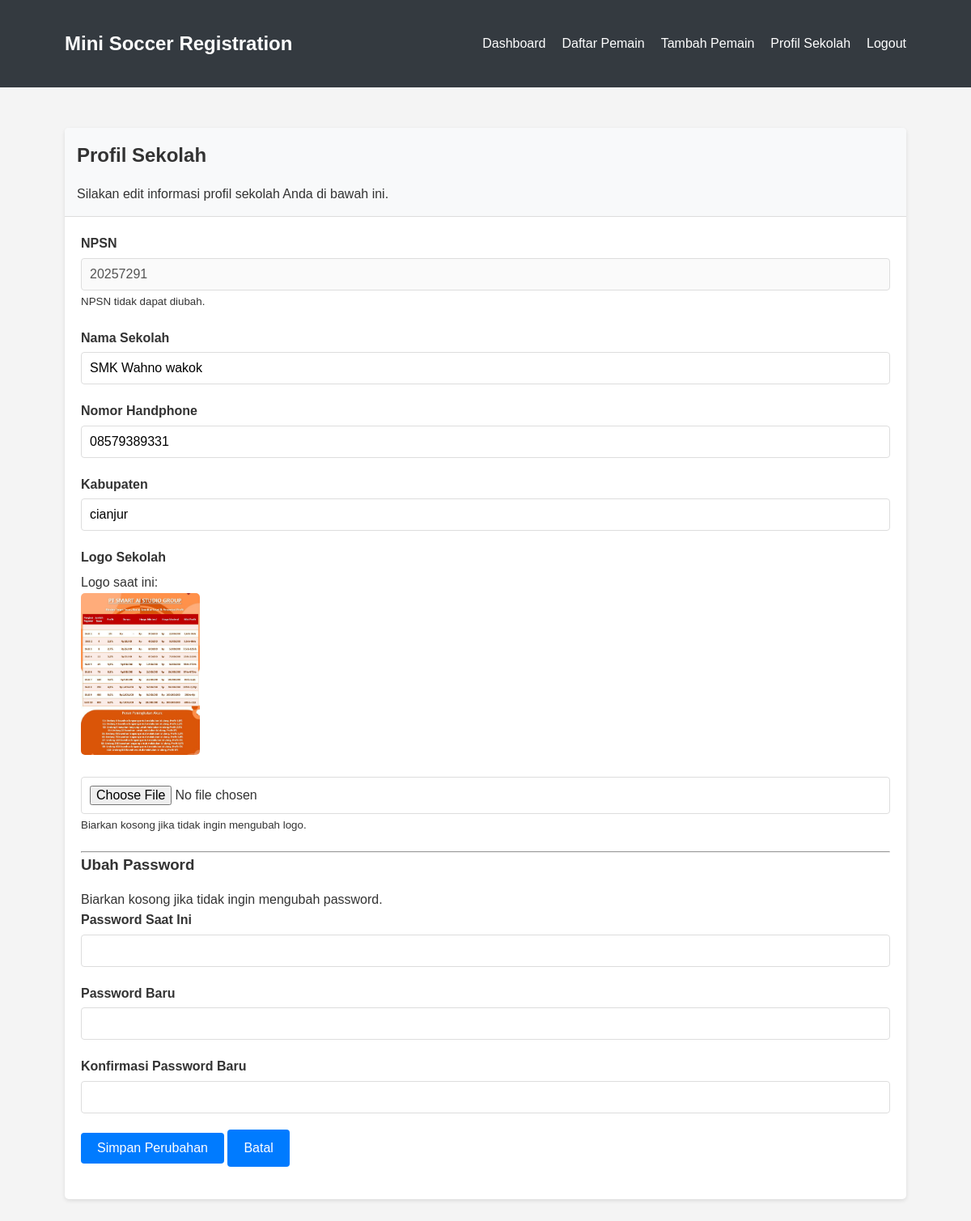
The page /profile.php (signed in) on the database its author committed.
### tables this page shows
CREATE TABLE `schools` (
  `id` int(11) NOT NULL,
  `nama_sekolah` varchar(255) NOT NULL,
  `npsn` varchar(50) NOT NULL,
  `password` varchar(255) NOT NULL,
  `nomor_hp` varchar(20) NOT NULL,
  `kabupaten` varchar(100) NOT NULL,
  `logo_path` varchar(255) DEFAULT NULL,
  `status` enum('pending','approved','rejected') DEFAULT 'pending',
  `created_at` timestamp NOT NULL DEFAULT current_timestamp(),
  `updated_at` timestamp NOT NULL DEFAULT current_timestamp() ON UPDATE current_timestamp()
);

### profile.php (the view, shortened to what this page needs)
<?php
require_once "includes/config.php";
$nama_sekolah = $nomor_hp = $kabupaten = $current_password = $new_password = $confirm_password = "";
$nama_sekolah_err = $nomor_hp_err = $kabupaten_err = $current_password_err = $new_password_err = $confirm_password_err = $logo_err = "";
$school_id = $_SESSION["id"];
$sql = "SELECT * FROM schools WHERE id = ?";
if($stmt = mysqli_prepare($conn, $sql)){
    mysqli_stmt_bind_param($stmt, "i", $school_id);
    if(mysqli_stmt_execute($stmt)){
        $result = mysqli_stmt_get_result($stmt);
        if(mysqli_num_rows($result) == 1){
            $school = mysqli_fetch_array($result, MYSQLI_ASSOC);
            $nama_sekolah = $school['nama_sekolah'];
            $nomor_hp = $school['nomor_hp'];
            $kabupaten = $school['kabupaten'];
            $logo_path = $school['logo_path'];
        } else{
            header("location: logout.php");
            exit;
        }
    } else{
        echo "Oops! Terjadi kesalahan. Silakan coba lagi nanti.";
    }
}
?>
<!DOCTYPE html>
<html lang="id">
<head>
    <link rel="stylesheet" href="css/style.css">
</head>
<body>
    <div class="navbar">
        <div class="container">
            <a href="dashboard.php" class="navbar-brand">Mini Soccer Registration</a>
            <ul class="navbar-nav">
                <li><a href="dashboard.php">Dashboard</a></li>
                <li><a href="players.php">Daftar Pemain</a></li>
                <li><a href="add_player.php">Tambah Pemain</a></li>
                <li><a href="profile.php">Profil Sekolah</a></li>
                <li><a href="logout.php">Logout</a></li>
            </ul>
        </div>
    </div>
    <div class="container">
        <div class="card">
            <div class="card-header">
                <h2>Profil Sekolah</h2>
                <p>Silakan edit informasi profil sekolah Anda di bawah ini.</p>
            </div>
            <div class="card-body">
                <form action="<?php echo htmlspecialchars($_SERVER["PHP_SELF"]); ?>" method="post" enctype="multipart/form-data">
                    <div class="form-group">
                        <label>NPSN</label>
                        <input type="text" class="form-control" value="<?php echo htmlspecialchars($school['npsn']); ?>" disabled>
                        <small class="form-text text-muted">NPSN tidak dapat diubah.</small>
                    </div>
                    <div class="form-group">
                        <label>Nama Sekolah</label>
                        <input type="text" name="nama_sekolah" class="form-control <?php echo (!empty($nama_sekolah_err)) ? 'is-invalid' : ''; ?>" value="<?php echo $nama_sekolah; ?>">
                    </div>
                    <div class="form-group">
                        <label>Nomor Handphone</label>
                        <input type="text" name="nomor_hp" class="form-control <?php echo (!empty($nomor_hp_err)) ? 'is-invalid' : ''; ?>" value="<?php echo $nomor_hp; ?>">
                    </div>
                    <div class="form-group">
                        <label>Kabupaten</label>
                        <input type="text" name="kabupaten" class="form-control <?php echo (!empty($kabupaten_err)) ? 'is-invalid' : ''; ?>" value="<?php echo $kabupaten; ?>">
                    </div>
                    <div class="form-group">
                        <label>Logo Sekolah</label>
                        <?php if(!empty($logo_path)): ?>
                            <div>
                                <p>Logo saat ini:</p>
                                <img src="<?php echo $logo_path; ?>" alt="Logo Sekolah" class="current-logo">
                            </div>
                        <?php endif; ?>
                        <input type="file" name="logo" class="form-control <?php echo (!empty($logo_err)) ? 'is-invalid' : ''; ?>">
                        <small class="form-text text-muted">Biarkan kosong jika tidak ingin mengubah logo.</small>
                    </div>
                    <hr>
                    <h3>Ubah Password</h3>
                    <p>Biarkan kosong jika tidak ingin mengubah password.</p>
                    <div class="form-group">
                        <label>Password Saat Ini</label>
                        <input type="password" name="current_password" class="form-control <?php echo (!empty($current_password_err)) ? 'is-invalid' : ''; ?>">
                    </div>
                    <div class="form-group">
                        <label>Password Baru</label>
                        <input type="password" name="new_password" class="form-control <?php echo (!empty($new_password_err)) ? 'is-invalid' : ''; ?>">
                    </div>
                    <div class="form-group">
                        <label>Konfirmasi Password Baru</label>
                        <input type="password" name="confirm_password" class="form-control <?php echo (!empty($confirm_password_err)) ? 'is-invalid' : ''; ?>">
                    </div>
                    <div class="form-group">
                        <input type="submit" class="btn btn-primary" value="Simpan Perubahan">
                        <a href="dashboard.php" class="btn btn-secondary">Batal</a>
                    </div>
                </form>
            </div>
        </div>
    </div>
</body>
</html>

### css/style.css (style rules this page uses)
* { box-sizing: border-box; margin: 0; padding: 0; }
body { font-family: 'Arial', sans-serif; line-height: 1.6; background-color: #f4f4f4; color: #333; }
.container { width: 90%; max-width: 1200px; margin: 0 auto; padding: 20px; }
h1, h2, h3, h4 { margin-bottom: 15px; color: #333; }
a { color: #007bff; text-decoration: none; }
.form-group { margin-bottom: 20px; }
.form-control { width: 100%; padding: 10px; border: 1px solid #ddd; border-radius: 4px; font-size: 16px; }
label { display: block; margin-bottom: 5px; font-weight: bold; }
.btn { display: inline-block; padding: 10px 20px; background-color: #007bff; color: #fff; border: none; border-radius: 4px; cursor: pointer; font-size: 16px; transition: background-color 0.3s; }
.navbar { background-color: #343a40; color: #fff; padding: 15px 0; margin-bottom: 30px; }
.navbar .container { display: flex; justify-content: space-between; align-items: center; }
.navbar-brand { font-size: 24px; font-weight: bold; color: #fff; text-decoration: none; }
.navbar-nav { display: flex; list-style: none; }
.navbar-nav li { margin-left: 20px; }
.navbar-nav a { color: #fff; text-decoration: none; }
.card { background-color: #fff; border-radius: 5px; box-shadow: 0 2px 5px rgba(0, 0, 0, 0.1); margin-bottom: 20px; overflow: hidden; }
.card-header { padding: 15px; background-color: #f8f9fa; border-bottom: 1px solid #ddd; }
.card-body { padding: 20px; }

### profile.php (style rules this page uses)
.current-logo { max-width: 200px; max-height: 200px; margin-bottom: 20px; border-radius: 5px; }

### rows shown on the page
schools: npsn "20257291", nama_sekolah "SMK Wahno wakok", nomor_hp "08579389331", kabupaten "cianjur", logo_path (picture)
